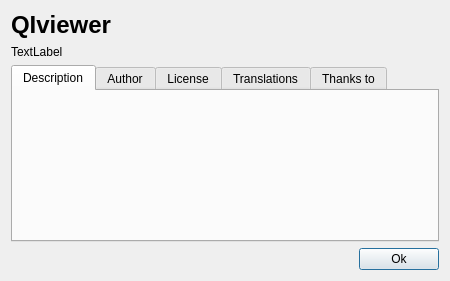
<?xml version="1.0" encoding="UTF-8"?>
<ui version="4.0">
 <class>AboutDialog</class>
 <widget class="QDialog" name="AboutDialog">
  <property name="geometry">
   <rect>
    <x>0</x>
    <y>0</y>
    <width>450</width>
    <height>281</height>
   </rect>
  </property>
  <property name="maximumSize">
   <size>
    <width>480</width>
    <height>800</height>
   </size>
  </property>
  <property name="windowTitle">
   <string>About</string>
  </property>
  <layout class="QGridLayout" name="gridLayout">
   <item row="0" column="0">
    <widget class="QLabel" name="titleLabel">
     <property name="text">
      <string notr="true">&lt;p&gt;&lt;h1&gt;QIviewer&lt;/h&gt;&lt;/p&gt;</string>
     </property>
     <property name="textInteractionFlags">
      <set>Qt::LinksAccessibleByMouse|Qt::TextSelectableByMouse</set>
     </property>
    </widget>
   </item>
   <item row="1" column="0">
    <widget class="QLabel" name="versionLabel">
     <property name="text">
      <string>TextLabel</string>
     </property>
    </widget>
   </item>
   <item row="3" column="0">
    <widget class="QTabWidget" name="tabWidget">
     <property name="currentIndex">
      <number>0</number>
     </property>
     <widget class="QWidget" name="descriptionTab">
      <property name="accessibleDescription">
       <string/>
      </property>
      <attribute name="title">
       <string>Description</string>
      </attribute>
      <layout class="QGridLayout" name="gridLayout_2">
       <item row="0" column="0">
        <widget class="QLabel" name="descriptionLabel">
         <property name="autoFillBackground">
          <bool>false</bool>
         </property>
         <property name="text">
          <string/>
         </property>
         <property name="scaledContents">
          <bool>false</bool>
         </property>
         <property name="wordWrap">
          <bool>true</bool>
         </property>
         <property name="openExternalLinks">
          <bool>true</bool>
         </property>
         <property name="textInteractionFlags">
          <set>Qt::LinksAccessibleByMouse|Qt::TextSelectableByMouse</set>
         </property>
        </widget>
       </item>
      </layout>
     </widget>
     <widget class="QWidget" name="authorTab">
      <attribute name="title">
       <string>Author</string>
      </attribute>
      <layout class="QVBoxLayout" name="verticalLayout">
       <item>
        <widget class="QLabel" name="authorLabel">
         <property name="text">
          <string/>
         </property>
         <property name="textFormat">
          <enum>Qt::RichText</enum>
         </property>
         <property name="wordWrap">
          <bool>true</bool>
         </property>
         <property name="openExternalLinks">
          <bool>true</bool>
         </property>
         <property name="textInteractionFlags">
          <set>Qt::LinksAccessibleByMouse|Qt::TextSelectableByMouse</set>
         </property>
        </widget>
       </item>
       <item>
        <spacer name="verticalSpacer">
         <property name="orientation">
          <enum>Qt::Vertical</enum>
         </property>
         <property name="sizeHint" stdset="0">
          <size>
           <width>20</width>
           <height>50</height>
          </size>
         </property>
        </spacer>
       </item>
      </layout>
     </widget>
     <widget class="QWidget" name="licenseTab">
      <attribute name="title">
       <string>License</string>
      </attribute>
      <layout class="QGridLayout" name="gridLayout_4">
       <item row="0" column="0">
        <widget class="QTextBrowser" name="licenseText"/>
       </item>
      </layout>
     </widget>
     <widget class="QWidget" name="tab_2">
      <attribute name="title">
       <string>Translations</string>
      </attribute>
      <layout class="QHBoxLayout" name="horizontalLayout_4">
       <item>
        <widget class="QScrollArea" name="scrollArea_2">
         <property name="frameShape">
          <enum>QFrame::NoFrame</enum>
         </property>
         <property name="frameShadow">
          <enum>QFrame::Plain</enum>
         </property>
         <property name="lineWidth">
          <number>0</number>
         </property>
         <property name="horizontalScrollBarPolicy">
          <enum>Qt::ScrollBarAlwaysOff</enum>
         </property>
         <property name="widgetResizable">
          <bool>true</bool>
         </property>
         <widget class="QWidget" name="scrollAreaWidgetContents_2">
          <property name="geometry">
           <rect>
            <x>0</x>
            <y>0</y>
            <width>78</width>
            <height>23</height>
           </rect>
          </property>
          <layout class="QHBoxLayout" name="horizontalLayout_5">
           <item>
            <widget class="QLabel" name="translatorLabel">
             <property name="text">
              <string notr="true">translators</string>
             </property>
             <property name="wordWrap">
              <bool>true</bool>
             </property>
            </widget>
           </item>
          </layout>
         </widget>
        </widget>
       </item>
      </layout>
     </widget>
     <widget class="QWidget" name="tab">
      <attribute name="title">
       <string>Thanks to</string>
      </attribute>
      <layout class="QHBoxLayout" name="horizontalLayout_2">
       <item>
        <widget class="QScrollArea" name="scrollArea">
         <property name="frameShape">
          <enum>QFrame::NoFrame</enum>
         </property>
         <property name="horizontalScrollBarPolicy">
          <enum>Qt::ScrollBarAlwaysOff</enum>
         </property>
         <property name="widgetResizable">
          <bool>true</bool>
         </property>
         <widget class="QWidget" name="scrollAreaWidgetContents">
          <property name="geometry">
           <rect>
            <x>0</x>
            <y>0</y>
            <width>92</width>
            <height>22</height>
           </rect>
          </property>
          <layout class="QHBoxLayout" name="horizontalLayout_3">
           <item>
            <widget class="QLabel" name="thaksToLabel">
             <property name="text">
              <string/>
             </property>
             <property name="alignment">
              <set>Qt::AlignLeading|Qt::AlignLeft|Qt::AlignTop</set>
             </property>
             <property name="wordWrap">
              <bool>true</bool>
             </property>
             <property name="openExternalLinks">
              <bool>true</bool>
             </property>
            </widget>
           </item>
          </layout>
         </widget>
        </widget>
       </item>
      </layout>
     </widget>
    </widget>
   </item>
   <item row="4" column="0">
    <layout class="QHBoxLayout" name="horizontalLayout">
     <item>
      <spacer name="horizontalSpacer">
       <property name="orientation">
        <enum>Qt::Horizontal</enum>
       </property>
       <property name="sizeHint" stdset="0">
        <size>
         <width>40</width>
         <height>20</height>
        </size>
       </property>
      </spacer>
     </item>
     <item>
      <widget class="QPushButton" name="okButton">
       <property name="text">
        <string>Ok</string>
       </property>
      </widget>
     </item>
    </layout>
   </item>
  </layout>
 </widget>
 <resources/>
 <connections>
  <connection>
   <sender>okButton</sender>
   <signal>clicked()</signal>
   <receiver>AboutDialog</receiver>
   <slot>close()</slot>
   <hints>
    <hint type="sourcelabel">
     <x>438</x>
     <y>256</y>
    </hint>
    <hint type="destinationlabel">
     <x>396</x>
     <y>256</y>
    </hint>
   </hints>
  </connection>
 </connections>
</ui>
